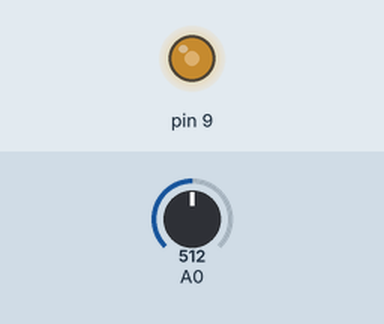
Bench run of a sketch on a simulated Arduino Uno, built with avr-gcc and run on an emulated ATmega328P. Shown: output pins drawn as LEDs (lit = HIGH). The test bench sets the inputs (shaded band); at power-on: A0 = 512.

Above: at 1.2 s.
1.3 s: A0 set to 0
At 2.3 s:
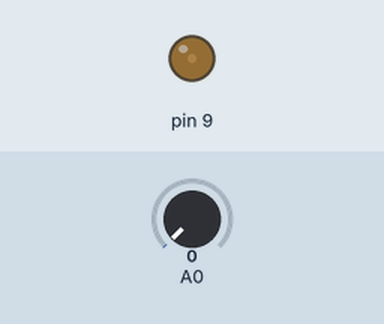
2.8 s: A0 set to 60
At 3.4 s:
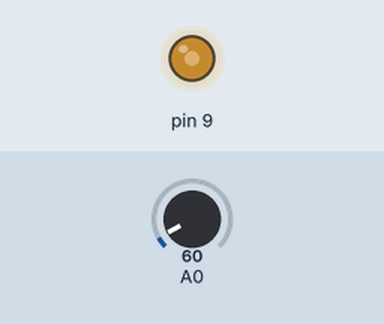
Timing chart, 0 to 5.8 s (numbered marks = the images above; inputs shaded):
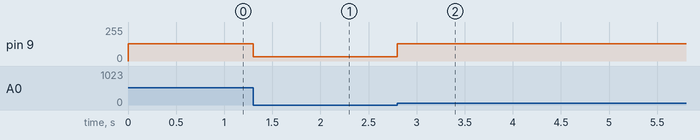

Measured:
- after the input at 1.3 s, pin 9: 128/255 → 31/255 at once
- after the input at 2.8 s, pin 9: 31/255 → 128/255 at once

The sketch:

_7-2.ino
```cpp
int setCycles;

void set(int cycles) {
  char oldSREG;
  int dutyCycle = cycles * 0.5;
  if (dutyCycle < 6){
   dutyCycle = 6;
  }
  if(dutyCycle > 1015){
    dutyCycle = 1015;
  }
  if(cycles < 50){
    cycles = 50;
  }
  oldSREG = SREG;
  cli();
  ICR1 = cycles;
  OCR1A = dutyCycle;
  SREG = oldSREG;
}

void setup() {
  TCCR1A = 0;
  TCCR1B = _BV(WGM13);
  TCCR1B &= ~(_BV(CS10) | _BV(CS11) | _BV(CS12));
  TCCR1B |= _BV(CS10);
  DDRB |= _BV(PORTB1);
  TCCR1A |= _BV(COM1A1);
}

void loop() {
  int temp_cycles = analogRead(A0);
  if (temp_cycles != setCycles ){
    setCycles = temp_cycles;
    set(setCycles);
  }
}
```
